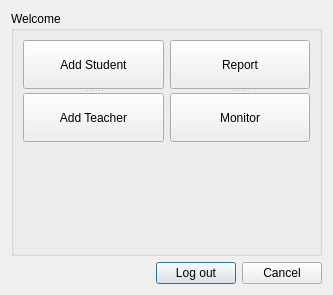
<?xml version="1.0" encoding="UTF-8"?>
<ui version="4.0">
 <class>Dialog</class>
 <widget class="QDialog" name="Dialog">
  <property name="geometry">
   <rect>
    <x>0</x>
    <y>0</y>
    <width>333</width>
    <height>295</height>
   </rect>
  </property>
  <property name="windowTitle">
   <string>Dialog</string>
  </property>
  <layout class="QGridLayout" name="gridLayout_2">
   <item row="1" column="0">
    <layout class="QHBoxLayout" name="horizontalLayout_3">
     <item>
      <spacer name="horizontalSpacer">
       <property name="orientation">
        <enum>Qt::Horizontal</enum>
       </property>
       <property name="sizeHint" stdset="0">
        <size>
         <width>40</width>
         <height>20</height>
        </size>
       </property>
      </spacer>
     </item>
     <item>
      <widget class="QPushButton" name="logOut">
       <property name="text">
        <string>Log out</string>
       </property>
      </widget>
     </item>
     <item>
      <widget class="QPushButton" name="cancel">
       <property name="text">
        <string>Cancel</string>
       </property>
      </widget>
     </item>
    </layout>
   </item>
   <item row="0" column="0">
    <widget class="QGroupBox" name="groupBox">
     <property name="title">
      <string>Welcome</string>
     </property>
     <layout class="QGridLayout" name="gridLayout">
      <item row="0" column="0">
       <widget class="QSplitter" name="splitter">
        <property name="orientation">
         <enum>Qt::Vertical</enum>
        </property>
        <widget class="QPushButton" name="addStudent">
         <property name="text">
          <string>Add Student</string>
         </property>
        </widget>
        <widget class="QPushButton" name="addTeacher">
         <property name="text">
          <string>Add Teacher</string>
         </property>
         <property name="default">
          <bool>false</bool>
         </property>
         <property name="flat">
          <bool>false</bool>
         </property>
        </widget>
       </widget>
      </item>
      <item row="0" column="1">
       <widget class="QSplitter" name="splitter_2">
        <property name="orientation">
         <enum>Qt::Vertical</enum>
        </property>
        <widget class="QPushButton" name="pushButton_3">
         <property name="text">
          <string>Report</string>
         </property>
        </widget>
        <widget class="QPushButton" name="monitor">
         <property name="text">
          <string>Monitor</string>
         </property>
        </widget>
       </widget>
      </item>
      <item row="1" column="0">
       <spacer name="verticalSpacer">
        <property name="orientation">
         <enum>Qt::Vertical</enum>
        </property>
        <property name="sizeHint" stdset="0">
         <size>
          <width>20</width>
          <height>40</height>
         </size>
        </property>
       </spacer>
      </item>
     </layout>
    </widget>
   </item>
  </layout>
 </widget>
 <resources/>
 <connections/>
</ui>
